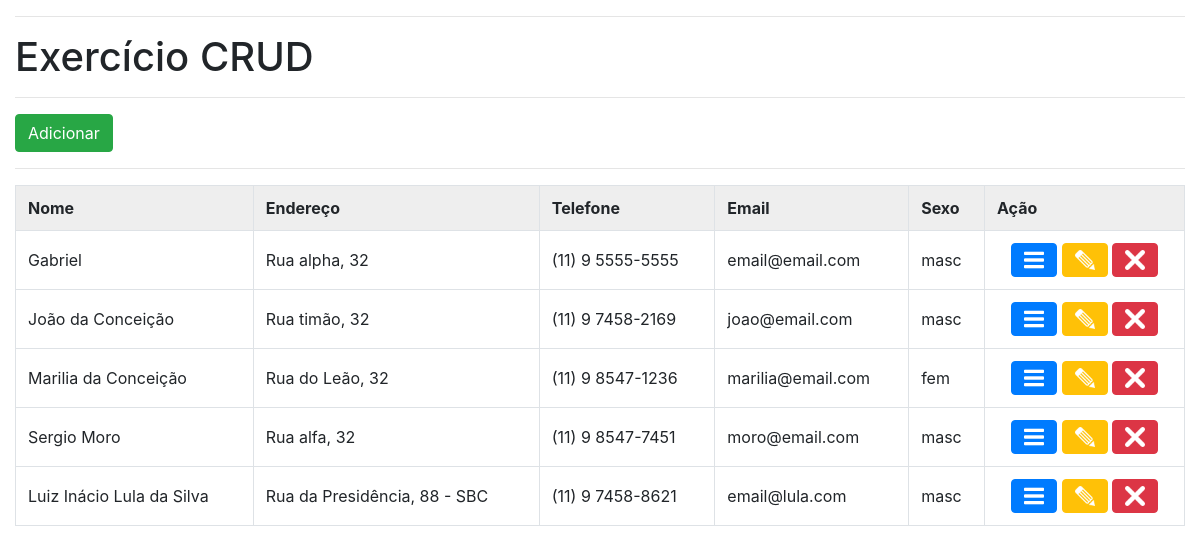
The page / on the database its author committed.
### tables this page shows
CREATE TABLE `users` (
  `id` int(6) NOT NULL AUTO_INCREMENT,
  `nome` varchar(255) NOT NULL,
  `endereco` varchar(255) NOT NULL,
  `telefone` varchar(255) NOT NULL,
  `email` varchar(255) NOT NULL,
  `sexo` varchar(255) NOT NULL,
  PRIMARY KEY (`id`)
);

### index.php (the view, shortened to what this page needs)
<?php
	require 'config.php';
		$sql = "SELECT * FROM users";
		$sql = $pdo->query($sql);
		$users = $sql->fetchAll();
 ?>
<html>
<head>
	<link rel="stylesheet" type="text/css" href="assets/css/bootstrap.min.css">
	<link rel="stylesheet" type="text/css" href="assets/css/style.css">
</head>
<body>
	<div class="container-fluid">
		<hr>
		<h1 class="h1">Exercício CRUD</h1>
		<hr>
		<a href="adicionar.php" class="btn btn-success">Adicionar</a>
		<hr>
		<div class="row">
			<div class="col-sm-12">
				<table class="table table-bordered">
					<tr>
						<th>Nome</th>
						<th>Endereço</th>
						<th>Telefone</th>
						<th>Email</th>
						<th>Sexo</th>
						<th>Ação</th>
					</tr>
					<?php foreach($users as $user): ?>
						<tr>
							<td><?php echo $user['nome']; ?></td>
							<td><?php echo $user['endereco']; ?></td>
							<td><?php echo $user['telefone']; ?></td>
							<td><?php echo $user['email']; ?></td>
							<td><?php echo $user['sexo']; ?></td>
							<td id="acoes">
								<a href="listar.php?id=<?php echo $user['id']; ?>" class="btn btn-primary"><img src="assets/img/listar.PNG"></a>
								<a href="editar.php?id=<?php echo $user['id']; ?>" class="btn btn-warning"><img src="assets/img/editar.PNG"></a>
								<a href="excluir.php?id=<?php echo $user['id'] ?>" class="btn btn-danger"><img src="assets/img/excluir.PNG"></a>
							</td>
						</tr>
					<?php endforeach; ?>
				</table>
			</div>
		</div>
	</div>
</body>
</html>

### assets/css/style.css (style rules this page uses)
th { background-color: #EEE; }
.table td { vertical-align: middle; }
#acoes { width: 200px; text-align: center; }
.table img { width: 20px; }

### rows shown on the page
users: nome "Gabriel", endereco "Rua alpha, 32", telefone "(11) 9 5555-5555", email "email@email.com", sexo "masc"
users: nome "João da Conceição", endereco "Rua timão, 32", telefone "(11) 9 7458-2169", email "joao@email.com", sexo "masc"
users: nome "Marilia da Conceição", endereco "Rua do Leão, 32", telefone "(11) 9 8547-1236", email "marilia@email.com", sexo "fem"
users: nome "Sergio Moro", endereco "Rua alfa, 32", telefone "(11) 9 8547-7451", email "moro@email.com", sexo "masc"
users: nome "Luiz Inácio Lula da Silva", endereco "Rua da Presidência, 88 - SBC", telefone "(11) 9 7458-8621", email "email@lula.com", sexo "masc"
